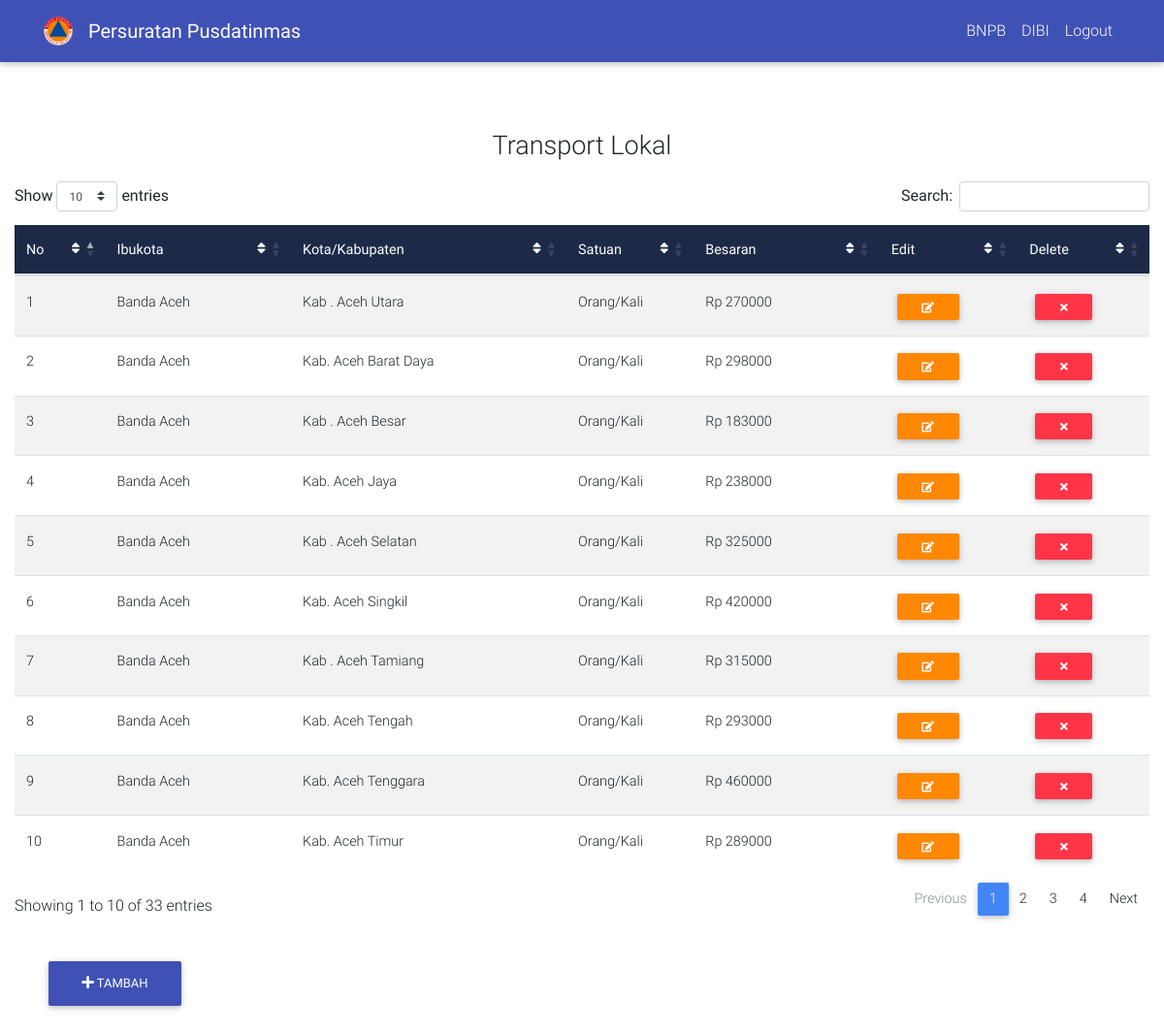
The app's page /index.php/home/transport_lokal, older data.
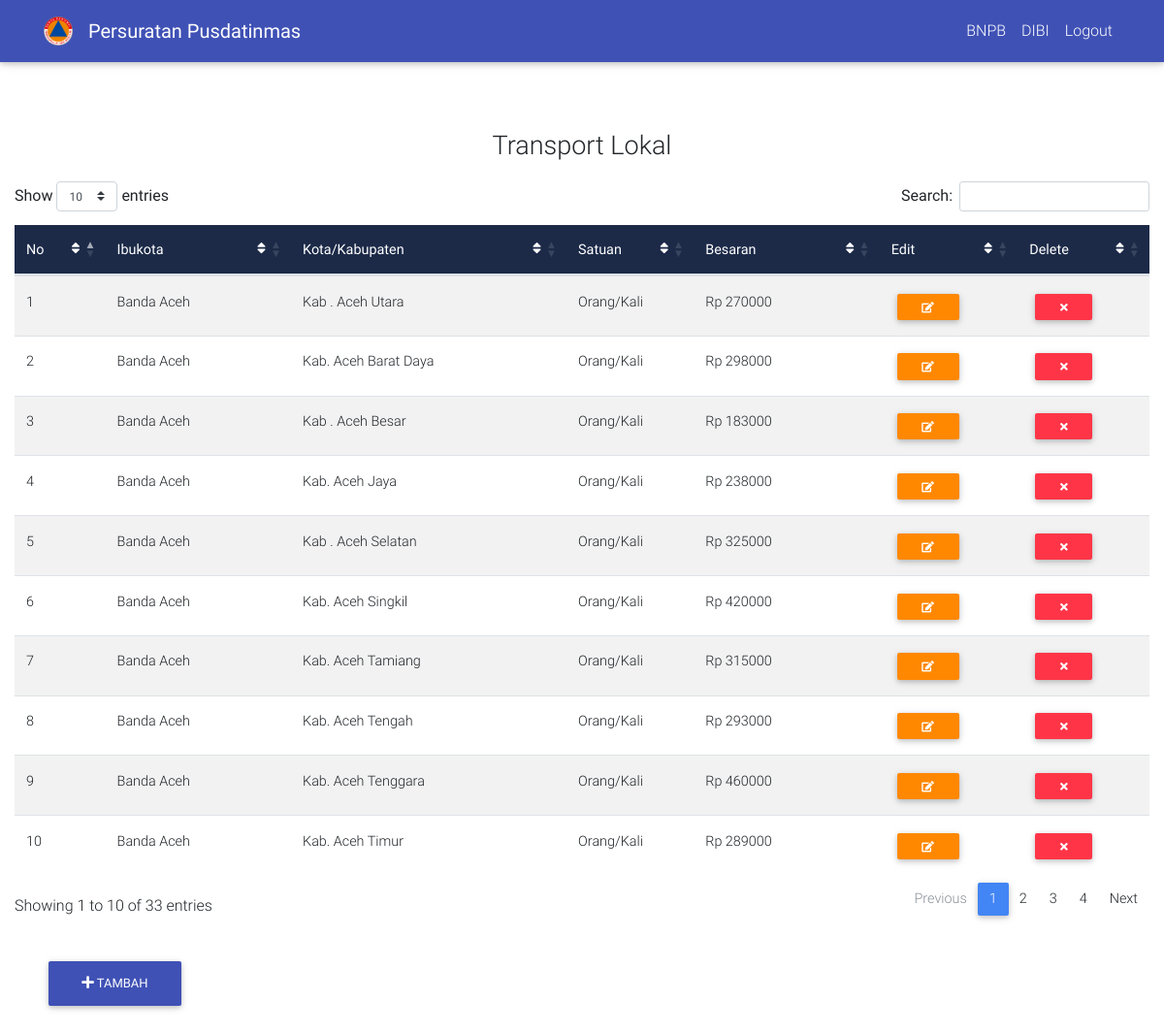
The same page, newer data.
### tables this page shows
CREATE TABLE `transportasi_lokal` (
  `id` int(10) NOT NULL,
  `ibukota` varchar(200) NOT NULL DEFAULT '0',
  `kabupaten` varchar(200) NOT NULL DEFAULT '0',
  `besaran` int(12) NOT NULL DEFAULT '0'
);

### application/controllers/Home.php (called while the page is built, shortened)
<?php
class Home extends CI_Controller {
	function __Construct()
    {
        $this->load->model("home_model");
        $this->load->library("pagination");
    }
	public function transport_lokal()
	{
		$data['transport'] = $this->home_model->get_transport_lokal();
		$this->load->view('layouts/nav');
		$this->load->view('layouts/header');
		$this->load->view('transport_lokal', $data);
	}
}

### index.php (called while the page is built, shortened)
<?php
require_once BASEPATH.'core/CodeIgniter.php';

### application/models/Home_model.php (called while the page is built, shortened)
<?php
class Home_model extends CI_Model {
	function get_transport_lokal() {
		$this->db->from('transportasi_lokal');
		$query = $this->db->get();
		return $query->result();
	}
}
?>

### application/views/transport_lokal.php (the view, shortened to what this page needs)
<body>
  <div class="container-fluid" style="padding-top: 10vh; padding-bottom: 15vh">
        <p style="font-size: 27px; text-align: center; padding-top: 50px;">Transport Lokal</p>
          <table id="transportasi_lokal" class="table table-striped" cellspacing="0">
                          <thead class="mdb-color darken-3 white-text">
                            <tr>
                              <th scope="col">No
                                <i class="fa fa-sort float-right" aria-hidden="true"></i>
                              </th>
                              <th class="th-sm" scope="col">Ibukota
                                <i class="fa fa-sort float-right" aria-hidden="true"></i>
                              </th>
                              <th class="th-sm" scope="col">Kota/Kabupaten
                                <i class="fa fa-sort float-right" aria-hidden="true"></i>
                              </th>
                              <th scope="col">Satuan
                                <i class="fa fa-sort float-right" aria-hidden="true"></i>
                              </th>
                              <th class="th-sm" scope="col">Besaran
                                <i class="fa fa-sort float-right" aria-hidden="true"></i>
                              </th>
                              <th scope="col">Edit
                                <i class="fa fa-sort float-right" aria-hidden="true"></i>
                              </th>
                              <th scope="col">Delete
                                <i class="fa fa-sort float-right" aria-hidden="true"></i>
                              </th>
                            </tr>
                          </thead>
                          <tbody>
                            <?php
                            $counter = 1;
                            foreach ($transport as $row) {
                echo "
                <tr>
                              <td> ".$counter." </td>
                              <td>".$row->ibukota."</td>
                              <td>".$row->kabupaten."</td>
                              <td>Orang/Kali</td>
                              <td> Rp ".$row->besaran."</td>
                              <td>
                                 <span class='table-remove'><a href='".base_url("home/edit_transport_lokal_page/$row->id")."'><button type='button'  class='btn btn-warning btn-sm my-0'><i class='fa fa-pencil-square-o' aria-hidden='true'></i></button></a>
                              </td>
                              <td>
                                 <span class='table-remove'><button onclick='hapus($row->id)' type='button' class='btn btn-danger btn-sm my-0'><i class='fa fa-times' aria-hidden='true'></i></button></span>
                              </td>
                            </tr>
                            ";
              $counter++;}
                             ?>
                      </tbody>
                    </table>
              <div class="container-fluid">
  <div class="row">
    <div class="col-md-12">
      <div class="btn-group">
        <a href="#"> <button class="btn animated bounceInLeft btn-indigo btn-fab" type="button" data-toggle="modal" data-target="#modalRegisterForm" id="main"><i class="fa fa-plus" aria-hidden="true">
          </i> Tambah</button>
        </a>
      </div>
    </div>
  </div>
</div>
    </div>
</body>
</html>

Row changes from the older to the newer data that the page shows:
changed transportasi_lokal: kabupaten "Kab . Aceh Tamiang" → "Kab. Aceh Tamiang"
